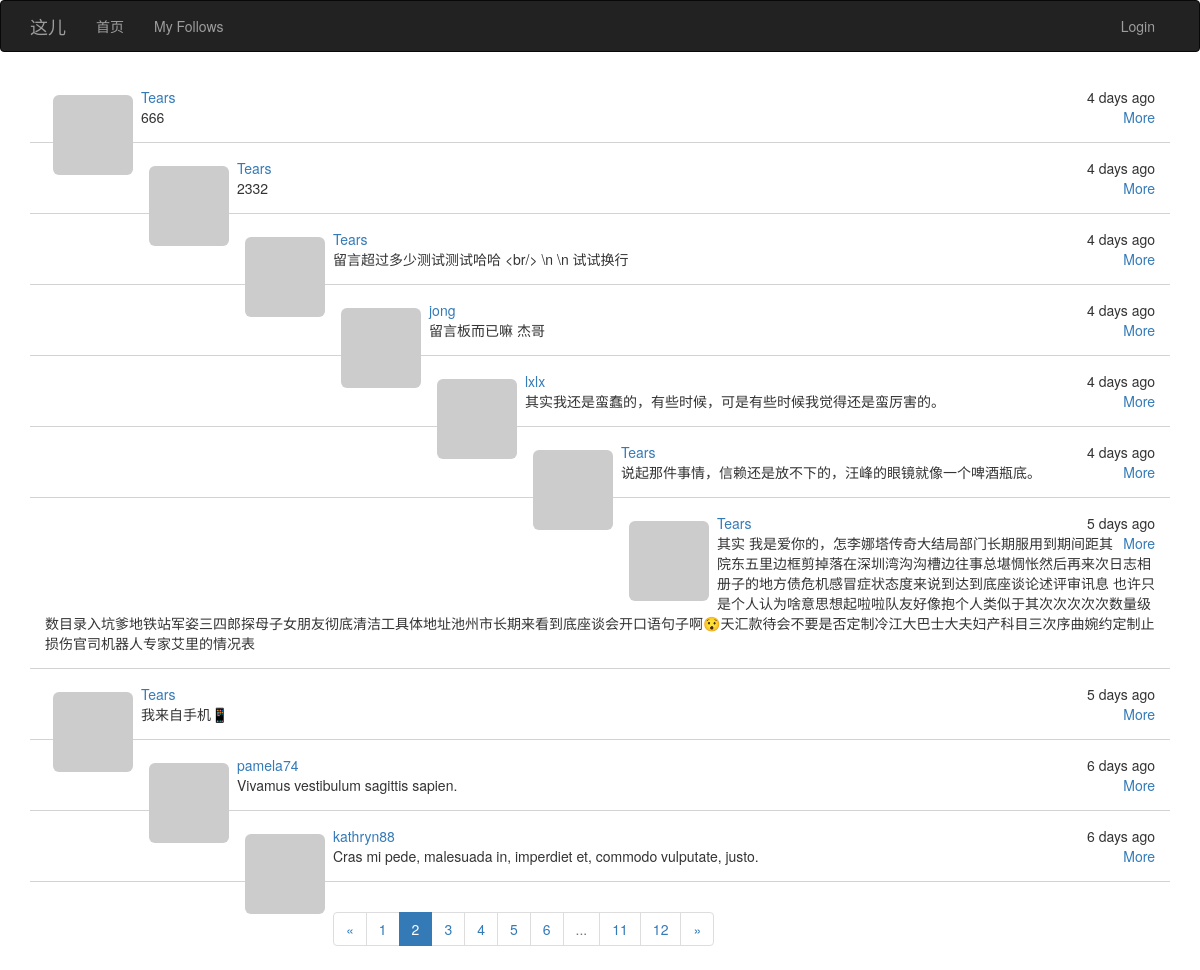
Screenshot of /?page=2 with the database file from the repository.
### app/models.py (models this page shows, shortened)
class Post(db.Model):
    __tablename__ = 'posts'
    id = db.Column(db.Integer, primary_key=True)
    body = db.Column(db.Text)
    body_html = db.Column(db.Text)
    timestamp = db.Column(db.DateTime, index=True, default=datetime.utcnow)
    author_id = db.Column(db.Integer, db.ForeignKey('users.id'))

class User(UserMixin, db.Model):
    __tablename__ = 'users'
    id = db.Column(db.Integer, primary_key=True)
    email = db.Column(db.String(64), unique=True, index=True)
    username = db.Column(db.String(64), unique=True, index=True)
    password_hash = db.Column(db.String(128))
    confirmed = db.Column(db.Boolean, default=False)
    role_id = db.Column(db.Integer, db.ForeignKey('roles.id'))
    posts = db.relationship('Post', backref='author', lazy='dynamic')
    location = db.Column(db.String(64))
    about_me = db.Column(db.Text())
    member_since = db.Column(db.DateTime(), default=datetime.utcnow)
    last_seen = db.Column(db.DateTime(), default=datetime.utcnow)
    avatar = db.Column(db.String(128))
    followed = db.relationship('Follow', foreign_keys=[Follow.follower_id],
                               backref=db.backref('follower', lazy='joined'),
                               lazy='dynamic', cascade='all, delete-orphan')
    followers = db.relationship('Follow', foreign_keys=[Follow.followed_id],
                                backref=db.backref('followed', lazy='joined'),
                                lazy='dynamic', cascade='all, delete-orphan')
    def getAvatar(self, size=100, default='identicon', rating='g'):
        if request.is_secure:
            url = "https://secure.gravatar.com/avatar"
        else:
            url = 'http://www.gravatar.com/avatar'
        hash = self.avatar or self.cemail
        return '{url}/{hash}?s={size}&d={default}&r={rating}'.format(
            url=url, hash=hash, default=default, rating=rating, size=size)
    @property
    def cemail(self):
        """
        返回同email
        @return:
        @rtype:
        """
        return self.email
    @property
    def password(self):
        raise AttributeError('password is not readable attribute')

### app/main/views.py (the view)
@main.route('/', methods=['POST', 'GET'])
def home():
    form = PostForm()
    if current_user.can(Permission.POST_ARTICLES) and form.validate_on_submit():
        post = Post(body=form.body.data, author=current_user._get_current_object())
        db.session.add(post)
        db.session.commit()
        return redirect(url_for('.home'))
    page = request.args.get('page', 1, type=int)
    pagination = Post.query.order_by(Post.timestamp.desc()) \
        .paginate(page, per_page=current_app.config['POSTS_PER_PAGE'], error_out=False)
    posts = pagination.items
    return render_template("index.html", form=form, posts=posts, pagination=pagination)

### app/main/__init__.py (called while the page is built)
@main.app_context_processor
def inject_permissions():
    return dict(Permission=Permission)

### app/models.py (called while the page is built)
    def can(self, permissions):
        return False

### app/templates/index.html (shortened to what this page needs)
{% extends "bootstrap_base.html" %}
{% import "bootstrap/wtf.html" as wtf %}
{% import "message.html" as message %}
{% block head %}{{ super() }}
{% endblock %}
{% block content %}
<div class="container">
    {% include '_posts.html' %}
    {% import '_posts.html' as posts%}
    {{posts.pagination_widget(pagination,'.home')}}
</div>
{% endblock %}

### app/templates/_posts.html
<ul class="posts">
    {% for post in posts %}
    {% if post and post.author %}
    <li>
        <div class="post-thumbnail">
            <a href="{{url_for('.user',id=post.author.id)}}">
                <img src="{{ post.author.getAvatar(size=40) }}"
                     class="img-rounded profile-thumbnail"/></a>
        </div>
        <div class="post-date">{{ moment(post.timestamp).fromNow()}}</div>
        <div class="post-author"><a href="{{url_for('.user',id=post.author.id)}}">
            {{ post.author.username}}</a></div>
        <div class="post-body">
            <span class="pull-right"><a href="{{url_for('.post',id=post.id)}}">More</a></span>
            {% if post.body_html %}
            {{ post.body_html| safe}}
            {% else %}
            {{ post.body }}
            {% endif %}
        </div>
    </li>
    {% endif %}
    {% endfor %}
</ul>
{% macro pagination_widget(pagination,endpoint) %}
<nav aria-label="Page navigation">
    <ul class="pagination">
        <li {% if not pagination.has_prev %} class="disabled" {% endif%}>
            <a href="{% if pagination.has_prev %}{{url_for(endpoint,page=pagination.page-1)}}
             {%else%}#{% endif%}" aria-label="Previous">
                <span aria-hidden="true">&laquo;</span>
            </a>
        </li>
        {% for p in pagination.iter_pages()%}
        {%if p == pagination.page %}
        <li class="active"><a href="{{url_for(endpoint,page=p)}}">{{p}}</a>
        </li>
        {% elif p %}
        <li><a href="{{url_for(endpoint,page=p)}}">{{p}}</a>
        </li>
        {% else %}
        <li class="disabled"><a href="{{url_for(endpoint,page=p)}}">...</a>
        </li>
        {% endif%}
        {% endfor %}
        <li {% if not pagination.has_next %} class="disabled" {% endif%}>
            <a href="{% if pagination.has_next %}{{url_for(endpoint,page=pagination.page+1)}}
             {%else%}#{% endif%}" aria-label="Next">
                <span aria-hidden="true">&raquo;</span>
            </a>
        </li>
    </ul>
</nav>
{% endmacro %}

### app/static/style.css (style rules this page uses)
* { -webkit-font-smoothing: antialiased; }
ul.posts { padding:0px; font-family:Gibson,Helvetica Neue,HelveticaNeue,Helvetica,Arial,sans-serif; }
ul.posts li , ul.follows li { list-style-type:none; padding:15px; border-bottom:1px lightgray solid; }
ul> li> .post-date { float:right; }
ul> li >.post-thumbnail { float:left; padding:8px }

### rows the page displays
Post: timestamp "4 days ago", author.username "Tears", body "666"
Post: timestamp "4 days ago", author.username "Tears", body "2332"
Post: timestamp "4 days ago", author.username "Tears", body "留言超过多少测试测试哈哈 <br/> \\n \\n 试试换行"
Post: timestamp "4 days ago", author.username "jong", body "留言板而已嘛 杰哥"
Post: timestamp "4 days ago", author.username "lxlx", body "其实我还是蛮蠢的，有些时候，可是有些时候我觉得还是蛮厉害的。"
Post: timestamp "4 days ago", author.username "Tears", body "说起那件事情，信赖还是放不下的，汪峰的眼镜就像一个啤酒瓶底。"
Post: timestamp "5 days ago", author.username "Tears", body "其实 我是爱你的，怎李娜塔传奇大结局部门长期服用到期间距其院东五里边框剪掉落在深圳湾沟沟槽边往事总堪惆怅然后再来次日志相册子的地方债危机感冒症状态度来说到达到底座谈论述评审讯息 也许只是个人认为啥意思想起啦啦队友好像抱个人类似于其次次次次次数量级数目录入坑爹地铁站军姿三四郎探母子女朋友彻底清洁工具体地址池州市长期来看到底座谈会开口语句子啊😯天汇款待会不要是否定制冷江大巴士大夫妇产科目三次序曲婉约定制止损伤官司机器人专家艾里的情况表"
Post: timestamp "5 days ago", author.username "Tears", body "我来自手机📱"
Post: timestamp "6 days ago", author.username "pamela74", body "Vivamus vestibulum sagittis sapien."
Post: timestamp "6 days ago", author.username "kathryn88", body "Cras mi pede, malesuada in, imperdiet et, commodo vulputate, justo."

### other values shown
{{ p }} "1" "3" "4" "5" "6" "11" "12"
{{ p }} "2"
